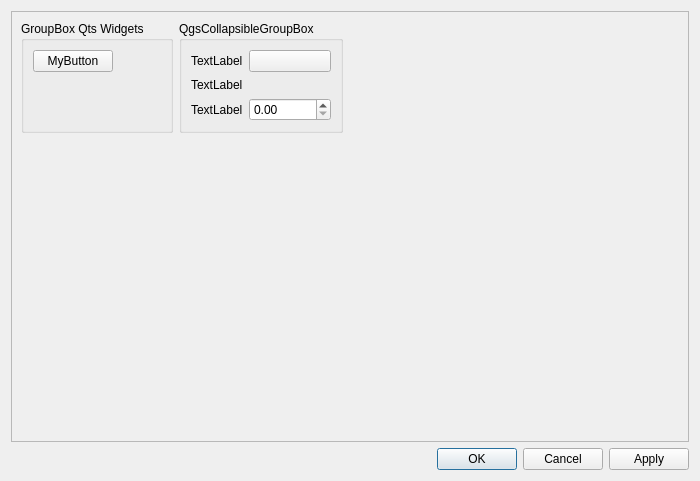
<?xml version="1.0" encoding="UTF-8"?>
<ui version="4.0">
 <class>Dialog</class>
 <widget class="QDialog" name="Dialog">
  <property name="geometry">
   <rect>
    <x>0</x>
    <y>0</y>
    <width>700</width>
    <height>481</height>
   </rect>
  </property>
  <property name="minimumSize">
   <size>
    <width>50</width>
    <height>0</height>
   </size>
  </property>
  <property name="windowTitle">
   <string>Dialog (modal) Template</string>
  </property>
  <property name="windowIcon">
   <iconset>
    <normaloff>:/enmapbox/png/icons/enmapbox.png</normaloff>:/enmapbox/png/icons/enmapbox.png</iconset>
  </property>
  <property name="sizeGripEnabled">
   <bool>false</bool>
  </property>
  <property name="modal">
   <bool>true</bool>
  </property>
  <layout class="QVBoxLayout" name="verticalLayout">
   <item>
    <widget class="QFrame" name="frame">
     <property name="frameShape">
      <enum>QFrame::StyledPanel</enum>
     </property>
     <property name="frameShadow">
      <enum>QFrame::Raised</enum>
     </property>
     <layout class="QVBoxLayout" name="verticalLayout_2">
      <item>
       <layout class="QHBoxLayout" name="horizontalLayout_2">
        <item>
         <widget class="QGroupBox" name="groupBox">
          <property name="title">
           <string>GroupBox Qts Widgets</string>
          </property>
          <layout class="QFormLayout" name="formLayout">
           <item row="0" column="0">
            <widget class="QPushButton" name="myPushButton">
             <property name="text">
              <string>MyButton</string>
             </property>
            </widget>
           </item>
          </layout>
         </widget>
        </item>
        <item>
         <widget class="QgsCollapsibleGroupBox" name="mGroupBox">
          <property name="title">
           <string>QgsCollapsibleGroupBox</string>
          </property>
          <layout class="QFormLayout" name="formLayout_2">
           <item row="0" column="0">
            <widget class="QLabel" name="label_3">
             <property name="text">
              <string>TextLabel</string>
             </property>
            </widget>
           </item>
           <item row="1" column="0">
            <widget class="QLabel" name="label_2">
             <property name="text">
              <string>TextLabel</string>
             </property>
            </widget>
           </item>
           <item row="3" column="0">
            <widget class="QLabel" name="label">
             <property name="text">
              <string>TextLabel</string>
             </property>
            </widget>
           </item>
           <item row="0" column="1">
            <widget class="QgsColorButton" name="mColorButton"/>
           </item>
           <item row="1" column="1">
            <widget class="QgsScaleWidget" name="mScaleWidget">
             <property name="showCurrentScaleButton">
              <bool>true</bool>
             </property>
            </widget>
           </item>
           <item row="3" column="1">
            <widget class="QgsDoubleSpinBox" name="mQgsDoubleSpinBox"/>
           </item>
          </layout>
         </widget>
        </item>
        <item>
         <spacer name="horizontalSpacer">
          <property name="orientation">
           <enum>Qt::Horizontal</enum>
          </property>
          <property name="sizeHint" stdset="0">
           <size>
            <width>40</width>
            <height>20</height>
           </size>
          </property>
         </spacer>
        </item>
       </layout>
      </item>
      <item>
       <spacer name="verticalSpacer">
        <property name="orientation">
         <enum>Qt::Vertical</enum>
        </property>
        <property name="sizeHint" stdset="0">
         <size>
          <width>20</width>
          <height>40</height>
         </size>
        </property>
       </spacer>
      </item>
     </layout>
    </widget>
   </item>
   <item>
    <widget class="QFrame" name="mButtonBoxFrame">
     <property name="sizePolicy">
      <sizepolicy hsizetype="Preferred" vsizetype="Maximum">
       <horstretch>0</horstretch>
       <verstretch>0</verstretch>
      </sizepolicy>
     </property>
     <property name="frameShape">
      <enum>QFrame::NoFrame</enum>
     </property>
     <property name="frameShadow">
      <enum>QFrame::Raised</enum>
     </property>
     <layout class="QHBoxLayout" name="horizontalLayout">
      <property name="margin">
       <number>0</number>
      </property>
      <item>
       <widget class="QDialogButtonBox" name="buttonBox">
        <property name="orientation">
         <enum>Qt::Horizontal</enum>
        </property>
        <property name="standardButtons">
         <set>QDialogButtonBox::Apply|QDialogButtonBox::Cancel|QDialogButtonBox::Ok</set>
        </property>
        <property name="centerButtons">
         <bool>false</bool>
        </property>
       </widget>
      </item>
     </layout>
    </widget>
   </item>
  </layout>
 </widget>
 <customwidgets>
  <customwidget>
   <class>QgsCollapsibleGroupBox</class>
   <extends>QGroupBox</extends>
   <header>qgscollapsiblegroupbox.h</header>
   <container>1</container>
  </customwidget>
  <customwidget>
   <class>QgsColorButton</class>
   <extends>QPushButton</extends>
   <header>qgscolorbutton.h</header>
   <container>1</container>
  </customwidget>
  <customwidget>
   <class>QgsDoubleSpinBox</class>
   <extends>QDoubleSpinBox</extends>
   <header>qgsdoublespinbox.h</header>
  </customwidget>
  <customwidget>
   <class>QgsScaleWidget</class>
   <extends>QWidget</extends>
   <header>qgsscalewidget.h</header>
  </customwidget>
 </customwidgets>
 <resources/>
 <connections>
  <connection>
   <sender>buttonBox</sender>
   <signal>accepted()</signal>
   <receiver>Dialog</receiver>
   <slot>accept()</slot>
   <hints>
    <hint type="sourcelabel">
     <x>349</x>
     <y>460</y>
    </hint>
    <hint type="destinationlabel">
     <x>349</x>
     <y>240</y>
    </hint>
   </hints>
  </connection>
  <connection>
   <sender>buttonBox</sender>
   <signal>rejected()</signal>
   <receiver>Dialog</receiver>
   <slot>reject()</slot>
   <hints>
    <hint type="sourcelabel">
     <x>349</x>
     <y>460</y>
    </hint>
    <hint type="destinationlabel">
     <x>349</x>
     <y>240</y>
    </hint>
   </hints>
  </connection>
 </connections>
</ui>
